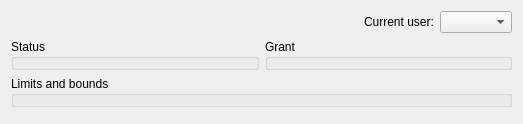
<?xml version="1.0" encoding="UTF-8"?>
<ui version="4.0">
 <class>Form</class>
 <widget class="QWidget" name="Form">
  <property name="geometry">
   <rect>
    <x>0</x>
    <y>0</y>
    <width>523</width>
    <height>124</height>
   </rect>
  </property>
  <property name="windowTitle">
   <string>Form</string>
  </property>
  <layout class="QVBoxLayout" name="verticalLayout">
   <item>
    <layout class="QHBoxLayout" name="horizontalLayout_1">
     <item>
      <spacer name="horizontalSpacer">
       <property name="orientation">
        <enum>Qt::Horizontal</enum>
       </property>
       <property name="sizeHint" stdset="0">
        <size>
         <width>40</width>
         <height>20</height>
        </size>
       </property>
      </spacer>
     </item>
     <item>
      <widget class="QLabel" name="lbActiveUser">
       <property name="text">
        <string>Current user:</string>
       </property>
      </widget>
     </item>
     <item>
      <widget class="QComboBox" name="cbActiveUser"/>
     </item>
    </layout>
   </item>
   <item>
    <layout class="QHBoxLayout" name="horizontalLayout_2">
     <item>
      <widget class="QGroupBox" name="gbStatus">
       <property name="sizePolicy">
        <sizepolicy hsizetype="Expanding" vsizetype="Preferred">
         <horstretch>0</horstretch>
         <verstretch>0</verstretch>
        </sizepolicy>
       </property>
       <property name="title">
        <string>Status</string>
       </property>
      </widget>
     </item>
     <item>
      <widget class="QGroupBox" name="gbGrant">
       <property name="sizePolicy">
        <sizepolicy hsizetype="Expanding" vsizetype="Preferred">
         <horstretch>0</horstretch>
         <verstretch>0</verstretch>
        </sizepolicy>
       </property>
       <property name="title">
        <string>Grant</string>
       </property>
      </widget>
     </item>
    </layout>
   </item>
   <item>
    <widget class="QGroupBox" name="gbLimitBound">
     <property name="title">
      <string>Limits and bounds</string>
     </property>
    </widget>
   </item>
   <item>
    <spacer name="verticalSpacer">
     <property name="orientation">
      <enum>Qt::Vertical</enum>
     </property>
     <property name="sizeHint" stdset="0">
      <size>
       <width>20</width>
       <height>40</height>
      </size>
     </property>
    </spacer>
   </item>
  </layout>
 </widget>
 <resources/>
 <connections/>
</ui>
